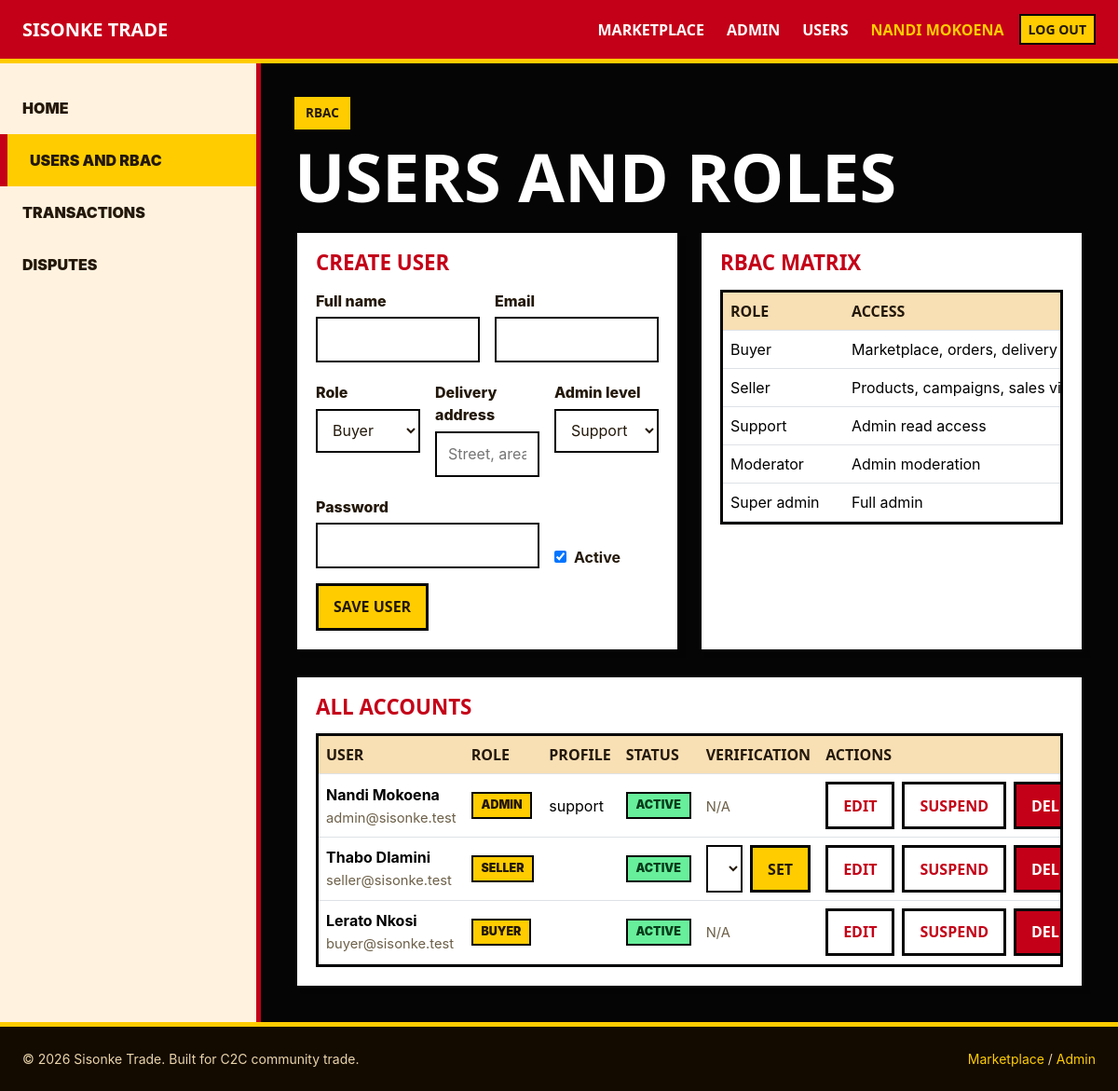
The page /admin/users.php (signed in) on the database its author committed.
### tables this page shows
CREATE TABLE IF NOT EXISTS users (
  user_id INT AUTO_INCREMENT PRIMARY KEY,
  email VARCHAR(255) NOT NULL UNIQUE,
  password_hash VARCHAR(255) NOT NULL,
  full_name VARCHAR(120) NOT NULL,
  role ENUM('user','buyer','seller','admin') NOT NULL,
  created_at TIMESTAMP NOT NULL DEFAULT CURRENT_TIMESTAMP,
  is_active TINYINT(1) DEFAULT 1
);

### includes/marketplace_service.php (called while the page is built, shortened)
<?php
require_once __DIR__ . '/../config/db.php';
function sisonke_e(mixed $value): string
{
    return htmlspecialchars((string) $value, ENT_QUOTES, 'UTF-8');
}
function sisonke_column_exists(PDO $pdo, string $table, string $column): bool
{
    $stmt = $pdo->prepare(
        'SELECT COUNT(*) FROM information_schema.COLUMNS
         WHERE TABLE_SCHEMA = DATABASE() AND TABLE_NAME = ? AND COLUMN_NAME = ?'
    );
    $stmt->execute([$table, $column]);
    return (int) $stmt->fetchColumn() > 0;
}
function sisonke_bootstrap_marketplace_schema(PDO $pdo): void
{
    $pdo->exec(
        "CREATE TABLE IF NOT EXISTS disputes (
            dispute_id INT AUTO_INCREMENT PRIMARY KEY,
            participant_id INT NULL,
            campaign_id INT NULL,
            buyer_id INT NULL,
            seller_id INT NULL,
            reason VARCHAR(255) NOT NULL,
            details TEXT NULL,
            status ENUM('open','reviewing','resolved','rejected') DEFAULT 'open',
            resolution_note TEXT NULL,
            created_at TIMESTAMP NOT NULL DEFAULT CURRENT_TIMESTAMP,
            resolved_at TIMESTAMP NULL DEFAULT NULL,
            INDEX (participant_id),
            INDEX (campaign_id),
            INDEX (buyer_id),
            INDEX (seller_id),
            CONSTRAINT disputes_participant_fk FOREIGN KEY (participant_id)
                REFERENCES campaign_participants (participant_id) ON DELETE SET NULL,
            CONSTRAINT disputes_campaign_fk FOREIGN KEY (campaign_id)
                REFERENCES group_buy_campaigns (campaign_id) ON DELETE SET NULL,
            CONSTRAINT disputes_buyer_fk FOREIGN KEY (buyer_id)
                REFERENCES buyers (buyer_id) ON DELETE SET NULL,
            CONSTRAINT disputes_seller_fk FOREIGN KEY (seller_id)
                REFERENCES sellers (seller_id) ON DELETE SET NULL
        ) ENGINE=InnoDB DEFAULT CHARSET=utf8mb4 COLLATE=utf8mb4_unicode_ci"
    );
    if (!sisonke_column_exists($pdo, 'group_buy_campaigns', 'discount_enabled')) {
        $pdo->exec('ALTER TABLE group_buy_campaigns ADD COLUMN discount_enabled TINYINT(1) NOT NULL DEFAULT 0 AFTER campaign_price');
        $pdo->exec("ALTER TABLE group_buy_campaigns ADD COLUMN discount_type ENUM('percent','fixed') NULL AFTER discount_enabled");
        $pdo->exec('ALTER TABLE group_buy_campaigns ADD COLUMN discount_value DECIMAL(10,2) NULL AFTER discount_type');
        $pdo->exec('ALTER TABLE group_buy_campaigns ADD COLUMN sale_price DECIMAL(10,2) NULL AFTER discount_value');
    }
}
function sisonke_admin_permissions(PDO $pdo, int $adminId): array
{
    $stmt = $pdo->prepare(
        'SELECT permission_level, can_resolve_disputes, can_manage_users
         FROM admins WHERE admin_id = ? LIMIT 1'
    );
    $stmt->execute([$adminId]);
    $row = $stmt->fetch();
    if (!$row) {
        return [
            'permission_level' => 'super_admin',
            'can_resolve_disputes' => true,
            'can_manage_users' => true,
        ];
    }
    return [
        'permission_level' => (string) $row['permission_level'],
        'can_resolve_disputes' => (bool) $row['can_resolve_disputes'],
        'can_manage_users' => (bool) $row['can_manage_users'],
    ];
}
function sisonke_fetch_admin_users(PDO $pdo): array
{
    $stmt = $pdo->query(
        "SELECT
            u.user_id,
            u.email,
            u.full_name,
            u.role,
            u.is_active,
            u.created_at,
            b.delivery_address,
            s.business_name,
            s.verification_status,
            a.permission_level,
            a.can_resolve_disputes,
            a.can_manage_users
         FROM users u
         LEFT JOIN buyers b ON b.buyer_id = u.user_id
         LEFT JOIN sellers s ON s.seller_id = u.user_id
         LEFT JOIN admins a ON a.admin_id = u.user_id
         ORDER BY u.created_at DESC"
    );
    return $stmt->fetchAll();
}
sisonke_bootstrap_marketplace_schema($pdo);

### admin/users.php (the view, shortened to what this page needs)
<?php
require_once dirname(__DIR__) . '/includes/auth_check.php';
require_once dirname(__DIR__) . '/includes/marketplace_service.php';
$currentAdminId = (int) $_SESSION['user_id'];
$permissions = sisonke_admin_permissions($pdo, $currentAdminId);
$users = sisonke_fetch_admin_users($pdo);
$editing = null;
$profileValue = '';
require_once dirname(__DIR__) . '/includes/header.php';
?>
<div class="admin-shell">
    <?php require dirname(__DIR__) . '/includes/admin_sidebar.php'; ?>
    <section class="admin-content">
        <span class="st-kicker">RBAC</span>
        <h1 class="st-title mb-4">Users and roles</h1>
        <div class="st-grid st-grid-2">
            <article class="st-card">
                <div class="st-card-body">
                    <h2 class="st-card-title mb-3"><?= $editing ? 'Update user' : 'Create user' ?></h2>
                    <form method="post" action="<?= sisonke_e(SISONKE_BASE_URL) ?>/admin/users.php">
                        <div class="row g-3">
                            <div class="col-md-6">
                                <label class="st-label" for="full_name">Full name</label>
                                <input class="st-form-control" id="full_name" name="full_name" maxlength="120" required value="<?= sisonke_e($editing['full_name'] ?? '') ?>" <?= !$permissions['can_manage_users'] ? 'disabled' : '' ?>>
                            </div>
                            <div class="col-md-6">
                                <label class="st-label" for="email">Email</label>
                                <input class="st-form-control" id="email" type="email" name="email" maxlength="255" required value="<?= sisonke_e($editing['email'] ?? '') ?>" <?= !$permissions['can_manage_users'] ? 'disabled' : '' ?>>
                            </div>
                        </div>
                        <div class="row g-3 mt-1">
                            <div class="col-md-4">
                                <label class="st-label" for="role">Role</label>
                                <select class="st-select js-role-select" id="role" name="role" <?= !$permissions['can_manage_users'] ? 'disabled' : '' ?>>
                                    <?php foreach (['buyer', 'seller', 'admin'] as $role): ?>
                                        <option value="<?= $role ?>" <?= (($editing['role'] ?? 'buyer') === $role) ? 'selected' : '' ?>><?= ucfirst($role) ?></option>
                                    <?php endforeach; ?>
                                </select>
                            </div>
                            <div class="col-md-4">
                                <label class="st-label" for="profile_value">Address/business</label>
                                <input class="st-form-control" id="profile_value" name="profile_value" value="<?= sisonke_e($profileValue) ?>" <?= !$permissions['can_manage_users'] ? 'disabled' : '' ?>>
                            </div>
                            <div class="col-md-4">
                                <label class="st-label" for="permission_level">Admin level</label>
                                <select class="st-select" id="permission_level" name="permission_level" <?= !$permissions['can_manage_users'] ? 'disabled' : '' ?>>
                                    <?php foreach (['super_admin', 'moderator', 'support'] as $level): ?>
                                        <option value="<?= $level ?>" <?= (($editing['permission_level'] ?? 'support') === $level) ? 'selected' : '' ?>><?= str_replace('_', ' ', ucfirst($level)) ?></option>
                                    <?php endforeach; ?>
                                </select>
                            </div>
                        </div>
                        <div class="row g-3 mt-1">
                            <div class="col-md-8">
                                <label class="st-label" for="password">Password <?= $editing ? '(leave blank to keep current)' : '' ?></label>
                                <input class="st-form-control" id="password" type="password" name="password" minlength="6" <?= $editing ? '' : 'required' ?> <?= !$permissions['can_manage_users'] ? 'disabled' : '' ?>>
                            </div>
                            <div class="col-md-4 d-flex align-items-end">
                                <label class="d-flex gap-2 align-items-center fw-bold">
                                    <input type="checkbox" name="is_active" value="1" <?= ((int) ($editing['is_active'] ?? 1) === 1) ? 'checked' : '' ?> <?= !$permissions['can_manage_users'] ? 'disabled' : '' ?>>
                                    Active
                                </label>
                            </div>
                        </div>
                        <div class="d-flex flex-column flex-md-row gap-2 mt-3">
                            <button class="st-btn st-btn-yellow" type="submit" <?= !$permissions['can_manage_users'] ? 'disabled' : '' ?>>Save User</button>
                        </div>
                    </form>
                </div>
            </article>
            <article class="st-card">
                <div class="st-card-body">
                    <h2 class="st-card-title mb-3">RBAC matrix</h2>
                    <div class="st-table-wrap">
                        <table class="table align-middle">
                            <thead>
                                <tr>
                                    <th>Role</th>
                                    <th>Access</th>
                                </tr>
                            </thead>
                            <tbody>
                                <tr><td>Buyer</td><td>Marketplace, orders, delivery confirmation</td><td>None</td></tr>
                                <tr><td>Seller</td><td>Products, campaigns, sales view</td><td>None</td></tr>
                                <tr><td>Support</td><td>Admin read access</td><td>View queues</td></tr>
                                <tr><td>Moderator</td><td>Admin moderation</td><td>Resolve disputes</td></tr>
                                <tr><td>Super admin</td><td>Full admin</td><td>Manage users and RBAC</td></tr>
                            </tbody>
                        </table>
                    </div>
                </div>
            </article>
        </div>
        <article class="st-card mt-4">
            <div class="st-card-body">
                <h2 class="st-card-title mb-3">All accounts</h2>
                <div class="st-table-wrap">
                    <table class="table table-hover align-middle">
                        <thead>
                            <tr>
                                <th>User</th>
                                <th>Role</th>
                                <th>Profile</th>
                                <th>Status</th>
                                <th>Verification</th>
                                <th>Actions</th>
                            </tr>
                        </thead>
                        <tbody>
                            <?php foreach ($users as $user): ?>
                                <?php
                                $userProfile = match ((string) $user['role']) {
                                    'seller' => (string) ($user['business_name'] ?? ''),
                                    'admin' => (string) ($user['permission_level'] ?? 'support'),
                                    default => (string) ($user['delivery_address'] ?? ''),
                                };
                                ?>
                                <tr>
                                    <td>
                                        <strong><?= sisonke_e($user['full_name']) ?></strong><br>
                                        <span class="st-meta"><?= sisonke_e($user['email']) ?></span>
                                    </td>
                                    <td><span class="st-badge"><?= sisonke_e($user['role']) ?></span></td>
                                    <td><?= sisonke_e($userProfile) ?></td>
                                    <td><span class="st-badge <?= (bool) $user['is_active'] ? 'st-badge-green' : 'st-badge-muted' ?>"><?= (bool) $user['is_active'] ? 'active' : 'suspended' ?></span></td>
                                    <td>
                                        <?php if ($user['role'] === 'seller'): ?>
                                            <form class="d-flex gap-2" method="post" action="<?= sisonke_e(SISONKE_BASE_URL) ?>/admin/users.php">
                                                <select class="st-select" name="verification_status" <?= !$permissions['can_manage_users'] ? 'disabled' : '' ?>>
                                                    <?php foreach (['pending', 'verified', 'rejected'] as $status): ?>
                                                        <option value="<?= $status ?>" <?= (($user['verification_status'] ?? 'pending') === $status) ? 'selected' : '' ?>><?= ucfirst($status) ?></option>
                                                    <?php endforeach; ?>
                                                </select>
                                                <button class="st-btn st-btn-yellow" type="submit" <?= !$permissions['can_manage_users'] ? 'disabled' : '' ?>>Set</button>
                                            </form>
                                        <?php else: ?>
                                            <span class="st-meta">N/A</span>
                                        <?php endif; ?>
                                    </td>
                                    <td>
                                        <div class="d-flex flex-column flex-lg-row gap-2">
                                            <a class="st-btn st-btn-outline" href="<?= sisonke_e(SISONKE_BASE_URL) ?>/admin/users.php?edit=<?= (int) $user['user_id'] ?>">Edit</a>
                                            <form method="post" action="<?= sisonke_e(SISONKE_BASE_URL) ?>/admin/users.php">
                                                <button class="st-btn st-btn-outline" type="submit" <?= !$permissions['can_manage_users'] ? 'disabled' : '' ?>><?= (bool) $user['is_active'] ? 'Suspend' : 'Activate' ?></button>
                                            </form>
                                            <form method="post" action="<?= sisonke_e(SISONKE_BASE_URL) ?>/admin/users.php" onsubmit="return confirm('Delete this user and related records?');">
                                                <button class="st-btn" type="submit" <?= !$permissions['can_manage_users'] ? 'disabled' : '' ?>>Delete</button>
                                            </form>
                                        </div>
                                    </td>
                                </tr>
                            <?php endforeach; ?>
                        </tbody>
                    </table>
                </div>
            </div>
        </article>
    </section>
</div>
<?php
require_once dirname(__DIR__) . '/includes/footer.php';

### rows shown on the page
users: full_name "Nandi Mokoena", email "admin@sisonke.test", role "ADMIN", userProfile "support", is_active "ACTIVE", shows "N/A"
users: full_name "Thabo Dlamini", email "seller@sisonke.test", role "SELLER", is_active "ACTIVE"
users: full_name "Lerato Nkosi", email "buyer@sisonke.test", role "BUYER", is_active "ACTIVE", shows "N/A"

### other values the page prints
$link['label'] "MARKETPLACE"
$link['label'] "ADMIN"
$link['label'] "USERS"
$name !== '' ? $name : ucfirst($role) "NANDI MOKOENA"
sisonke_t('nav_logout') "LOG OUT"
sisonke_e($link['label']) "HOME"
sisonke_e($link['label']) "USERS AND RBAC"
sisonke_e($link['label']) "TRANSACTIONS"
sisonke_e($link['label']) "DISPUTES"
sisonke_t('footer_built') "Built for C2C community trade."
sisonke_t('nav_marketplace') "Marketplace"
sisonke_t('nav_admin') "Admin"
form field role "Buyer"
form field permission_level "Support"
form field verification_status "Pending"
